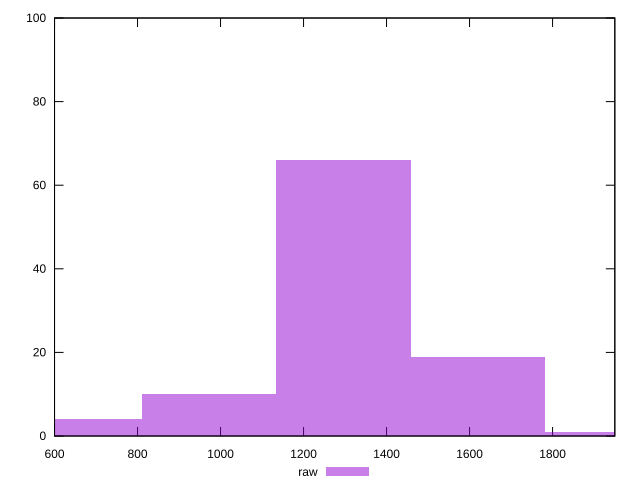

Write gnuplot code to recreate this figure.
reset

$raw <<EOF
972.1831659781767 10
1296.2442213042357 66
648.1221106521178 4
1620.3052766302947 19
1944.3663319563534 1
EOF

set key outside below
set boxwidth 324.0610553260589
set xrange [600:1950]
set yrange [0:100]
set trange [0:100]
set style fill transparent solid 0.5 noborder
set terminal svg size 640, 490 enhanced background rgb 'white'
set output "reprap/uses-webp-images/samples/pages+cached+noexternal+nomedia/raw/histogram.svg"

plot $raw title "raw" with boxes

reset
